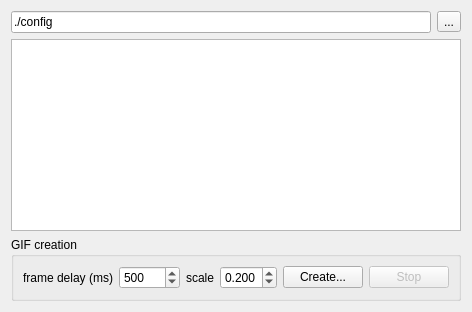
              <widget class="QWidget" name="tab_mainRunFolder">
               <property name="toolTipDuration">
                <number>-1</number>
               </property>
               <attribute name="title">
                <string>Explore</string>
               </attribute>
               <layout class="QVBoxLayout" name="verticalLayout_13">
                <item>
                 <layout class="QHBoxLayout" name="horizontalLayout_8">
                  <item>
                   <widget class="QLineEdit" name="lineEdit_imageFolder">
                    <property name="sizePolicy">
                     <sizepolicy hsizetype="Preferred" vsizetype="Fixed">
                      <horstretch>0</horstretch>
                      <verstretch>0</verstretch>
                     </sizepolicy>
                    </property>
                    <property name="toolTip">
                     <string>Current image folder</string>
                    </property>
                    <property name="text">
                     <string>./config</string>
                    </property>
                    <property name="readOnly">
                     <bool>false</bool>
                    </property>
                    <property name="clearButtonEnabled">
                     <bool>false</bool>
                    </property>
                   </widget>
                  </item>
                  <item>
                   <widget class="QToolButton" name="toolButton_imageFolder_browse">
                    <property name="sizePolicy">
                     <sizepolicy hsizetype="Fixed" vsizetype="Fixed">
                      <horstretch>0</horstretch>
                      <verstretch>0</verstretch>
                     </sizepolicy>
                    </property>
                    <property name="text">
                     <string>...</string>
                    </property>
                   </widget>
                  </item>
                 </layout>
                </item>
                <item>
                 <widget class="QListWidget" name="listWidget_imageFolder">
                  <property name="sizePolicy">
                   <sizepolicy hsizetype="Preferred" vsizetype="Expanding">
                    <horstretch>0</horstretch>
                    <verstretch>0</verstretch>
                   </sizepolicy>
                  </property>
                 </widget>
                </item>
                <item>
                 <widget class="QGroupBox" name="groupBox_5">
                  <property name="title">
                   <string>GIF creation</string>
                  </property>
                  <layout class="QHBoxLayout" name="horizontalLayout_25">
                   <item>
                    <widget class="QLabel" name="label_4">
                     <property name="sizePolicy">
                      <sizepolicy hsizetype="Fixed" vsizetype="Preferred">
                       <horstretch>0</horstretch>
                       <verstretch>0</verstretch>
                      </sizepolicy>
                     </property>
                     <property name="text">
                      <string>frame delay (ms)</string>
                     </property>
                     <property name="alignment">
                      <set>Qt::AlignmentFlag::AlignRight|Qt::AlignmentFlag::AlignTrailing|Qt::AlignmentFlag::AlignVCenter</set>
                     </property>
                    </widget>
                   </item>
                   <item>
                    <widget class="QSpinBox" name="spinBox_animateFPS">
                     <property name="sizePolicy">
                      <sizepolicy hsizetype="Fixed" vsizetype="Fixed">
                       <horstretch>0</horstretch>
                       <verstretch>0</verstretch>
                      </sizepolicy>
                     </property>
                     <property name="maximum">
                      <number>10000</number>
                     </property>
                     <property name="value">
                      <number>500</number>
                     </property>
                    </widget>
                   </item>
                   <item>
                    <widget class="QLabel" name="label_11">
                     <property name="sizePolicy">
                      <sizepolicy hsizetype="Fixed" vsizetype="Preferred">
                       <horstretch>0</horstretch>
                       <verstretch>0</verstretch>
                      </sizepolicy>
                     </property>
                     <property name="text">
                      <string>scale</string>
                     </property>
                     <property name="alignment">
                      <set>Qt::AlignmentFlag::AlignRight|Qt::AlignmentFlag::AlignTrailing|Qt::AlignmentFlag::AlignVCenter</set>
                     </property>
                    </widget>
                   </item>
                   <item>
                    <widget class="QDoubleSpinBox" name="doubleSpinBox_animateScale">
                     <property name="sizePolicy">
                      <sizepolicy hsizetype="Fixed" vsizetype="Fixed">
                       <horstretch>0</horstretch>
                       <verstretch>0</verstretch>
                      </sizepolicy>
                     </property>
                     <property name="decimals">
                      <number>3</number>
                     </property>
                     <property name="minimum">
                      <double>0.050000000000000</double>
                     </property>
                     <property name="maximum">
                      <double>2.000000000000000</double>
                     </property>
                     <property name="singleStep">
                      <double>0.100000000000000</double>
                     </property>
                     <property name="value">
                      <double>0.200000000000000</double>
                     </property>
                    </widget>
                   </item>
                   <item>
                    <widget class="QPushButton" name="pushButton_createAnimation">
                     <property name="sizePolicy">
                      <sizepolicy hsizetype="Fixed" vsizetype="Fixed">
                       <horstretch>0</horstretch>
                       <verstretch>0</verstretch>
                      </sizepolicy>
                     </property>
                     <property name="text">
                      <string>Create...</string>
                     </property>
                    </widget>
                   </item>
                   <item>
                    <widget class="QPushButton" name="pushButton_animationStop">
                     <property name="enabled">
                      <bool>false</bool>
                     </property>
                     <property name="sizePolicy">
                      <sizepolicy hsizetype="Fixed" vsizetype="Fixed">
                       <horstretch>0</horstretch>
                       <verstretch>0</verstretch>
                      </sizepolicy>
                     </property>
                     <property name="text">
                      <string>Stop</string>
                     </property>
                    </widget>
                   </item>
                  </layout>
                 </widget>
                </item>
               </layout>
              </widget>
